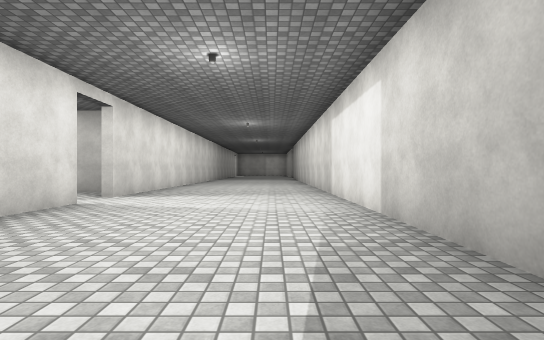
[1] (above)

16 first-person views from a walk through a scene from a Unity 3-D project. The camera is 1.2 m above the floor, looks level and sees 80° across. The floor is counted in squares, 2 m on a side. Each view is taken from the middle of a square. On the plan, view 1 faces up. The plan holds only what a view shows up to about 10 squares ahead; the rest is blank. The place goes on beyond the plan. The player character is not drawn. Door leaves are left out, so doorways stand open. Some surface patterns are stand-ins.

[2]
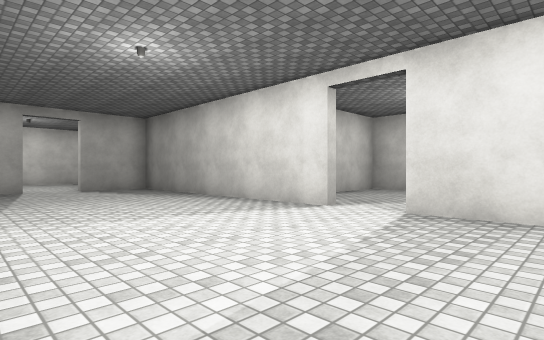

[3]
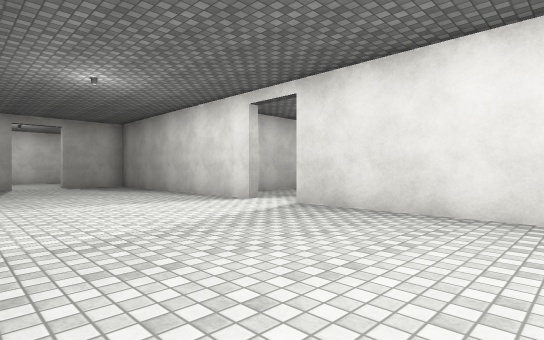

[4]
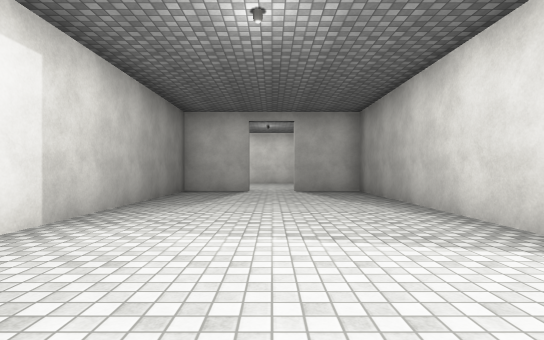

[5]
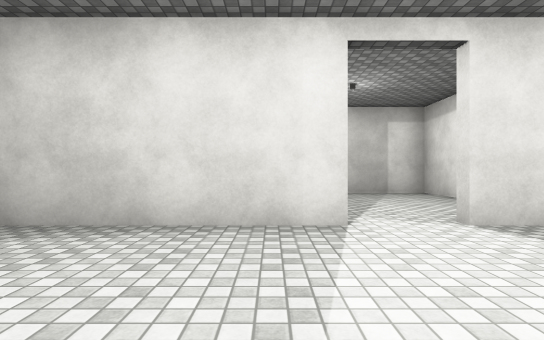

[6]
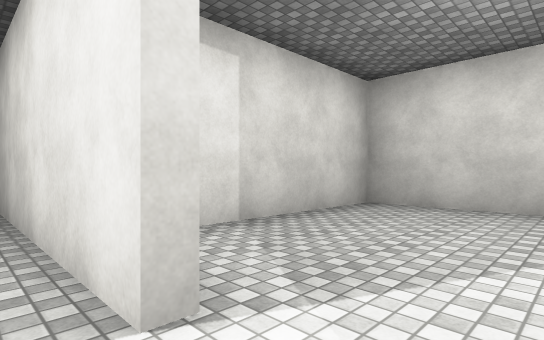

[7]
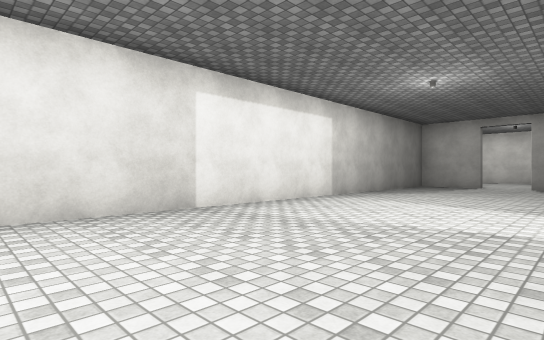

[8]
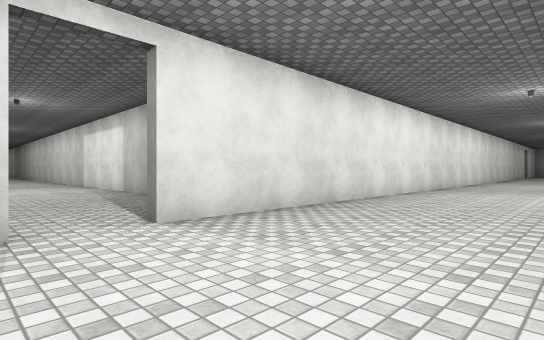

[9]
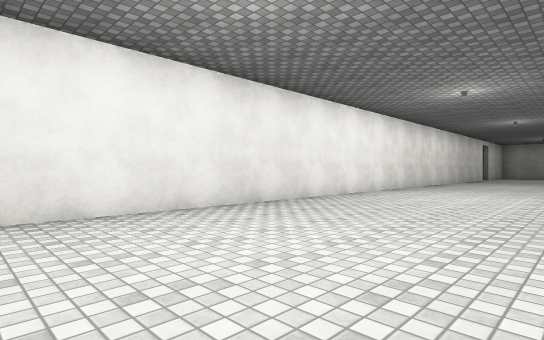

[10]
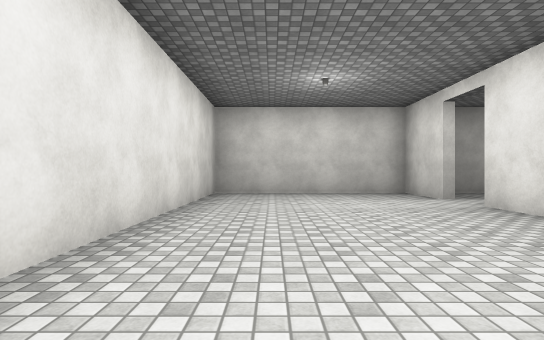

[11]
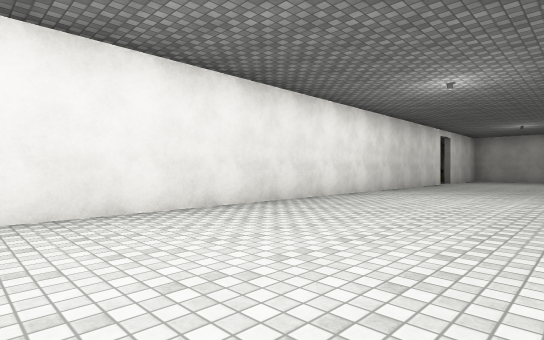

[12]
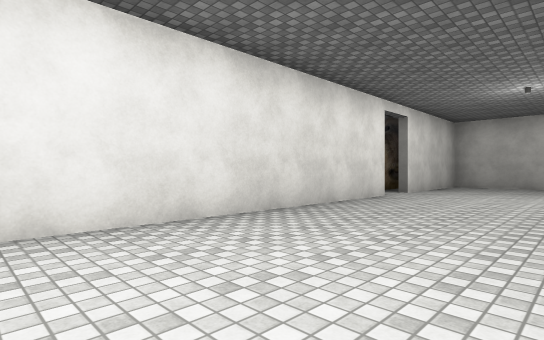

[13]
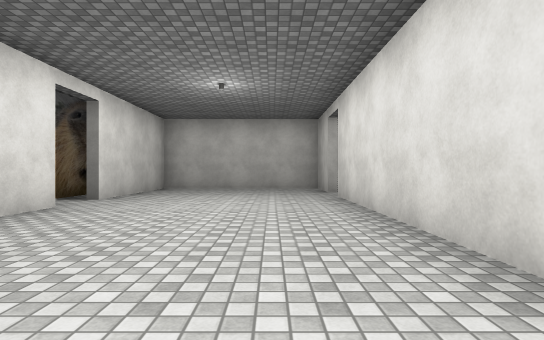

[14]
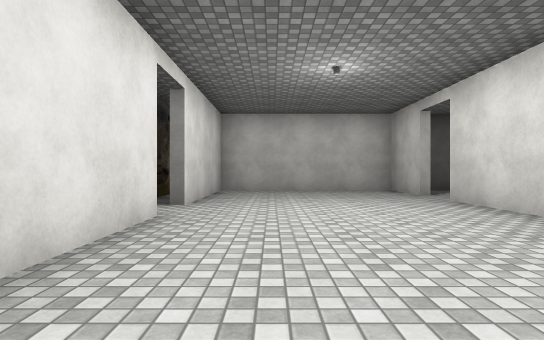

[15]
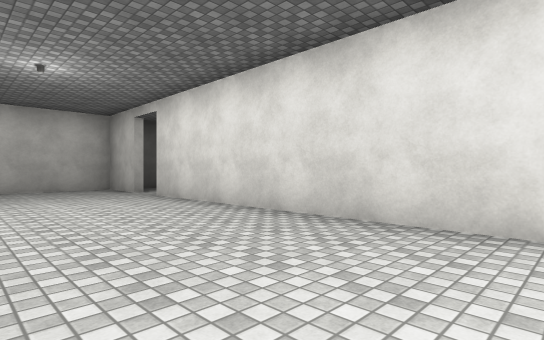

[16]
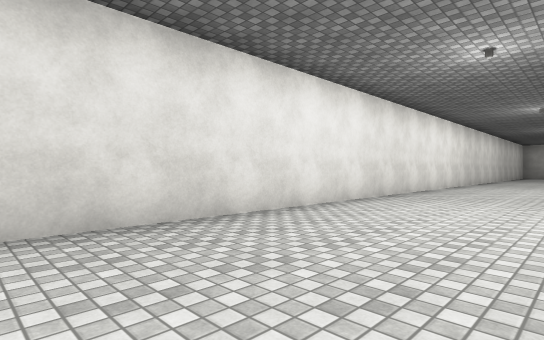

### Floor plan
Ten units are one square. View 1 is at (0, 0); x grows to the right and y downward. Boxes are objects, and circles mark ways between rooms. Rooms are numbered by the first view taken in them; rooms with no view inside come last. Other rooms are left out.
<svg viewBox="-90 -111 410 181">
<path fill="none" stroke="#000" d="M-35 -59 -35 12 -16 12M-35 -106 -35 -71M-4 12 15 12 15 -106M134 65 284 65M262 15 -4 15M-16 15 -35 15 -35 65 32 65M296 65 315 65 315 15 275 15M300 5 278 5M-70 -90 -85 -90 -85 -40 -49 -40M-46 -90 -55 -90"/>
<circle cx="-10" cy="10" r="3" fill="#2a7"/>
<circle cx="-40" cy="-65" r="3" fill="#2a7"/>
<text x="-10" y="-60">1</text>
<text x="140" y="40">2</text>
<text x="-70" y="-70">3</text>
</svg>
Room 1 opens to room 2. Room 1 opens to room 3.

Where each view was taken, in squares from view 1:
view 1: 0 up, 0 right, facing up
view 2: 9 up, 1 right, facing down-left
view 3: 11 up, 1 right, facing down-left
view 4: 8 up, 1 left, facing down
view 5: 5 up, 0 right, facing left
view 6: 7 up, 3 left, facing down-left
view 7: 11 up, 3 left, facing down-right
view 8: 5 down, 2 left, facing up-right
view 9: 6 down, 5 right, facing up-right
view 10: 5 down, 5 right, facing left
view 11: 6 down, 12 right, facing up-right
view 12: 5 down, 19 right, facing up-right
view 13: 5 down, 21 right, facing right
view 14: 3 down, 22 right, facing right
view 15: 3 down, 21 right, facing down-right
view 16: 3 down, 24 right, facing down-left
